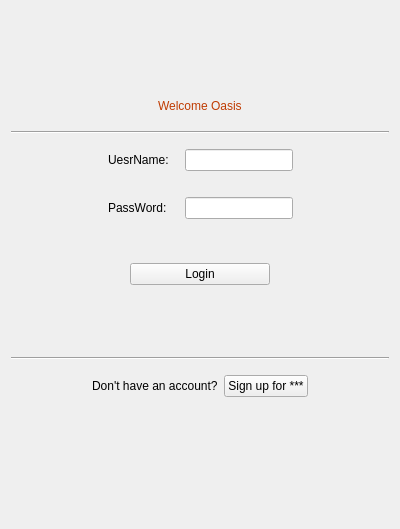
<?xml version="1.0" encoding="UTF-8"?>
<ui version="4.0">
 <class>LoginWindow</class>
 <widget class="QWidget" name="LoginWindow">
  <property name="geometry">
   <rect>
    <x>0</x>
    <y>0</y>
    <width>400</width>
    <height>529</height>
   </rect>
  </property>
  <property name="sizePolicy">
   <sizepolicy hsizetype="Preferred" vsizetype="Fixed">
    <horstretch>0</horstretch>
    <verstretch>0</verstretch>
   </sizepolicy>
  </property>
  <property name="windowTitle">
   <string>Form</string>
  </property>
  <layout class="QVBoxLayout" name="verticalLayout">
   <item>
    <spacer name="verticalSpacer">
     <property name="orientation">
      <enum>Qt::Vertical</enum>
     </property>
     <property name="sizeType">
      <enum>QSizePolicy::Preferred</enum>
     </property>
     <property name="sizeHint" stdset="0">
      <size>
       <width>20</width>
       <height>20</height>
      </size>
     </property>
    </spacer>
   </item>
   <item>
    <spacer name="verticalSpacer_3">
     <property name="orientation">
      <enum>Qt::Vertical</enum>
     </property>
     <property name="sizeHint" stdset="0">
      <size>
       <width>20</width>
       <height>40</height>
      </size>
     </property>
    </spacer>
   </item>
   <item>
    <widget class="QWidget" name="widget" native="true">
     <property name="sizePolicy">
      <sizepolicy hsizetype="Preferred" vsizetype="Minimum">
       <horstretch>0</horstretch>
       <verstretch>0</verstretch>
      </sizepolicy>
     </property>
     <layout class="QHBoxLayout" name="horizontalLayout">
      <item>
       <spacer name="horizontalSpacer">
        <property name="orientation">
         <enum>Qt::Horizontal</enum>
        </property>
        <property name="sizeHint" stdset="0">
         <size>
          <width>40</width>
          <height>20</height>
         </size>
        </property>
       </spacer>
      </item>
      <item>
       <widget class="QLabel" name="label_3">
        <property name="sizePolicy">
         <sizepolicy hsizetype="Preferred" vsizetype="Fixed">
          <horstretch>0</horstretch>
          <verstretch>0</verstretch>
         </sizepolicy>
        </property>
        <property name="styleSheet">
         <string notr="true">font: 57 15pt &quot;Ubuntu&quot;;
color: rgb(191, 60, 3);</string>
        </property>
        <property name="text">
         <string>Welcome Oasis</string>
        </property>
       </widget>
      </item>
      <item>
       <spacer name="horizontalSpacer_2">
        <property name="orientation">
         <enum>Qt::Horizontal</enum>
        </property>
        <property name="sizeHint" stdset="0">
         <size>
          <width>40</width>
          <height>20</height>
         </size>
        </property>
       </spacer>
      </item>
     </layout>
    </widget>
   </item>
   <item>
    <widget class="Line" name="line">
     <property name="orientation">
      <enum>Qt::Horizontal</enum>
     </property>
    </widget>
   </item>
   <item>
    <widget class="QWidget" name="widget_2" native="true">
     <property name="sizePolicy">
      <sizepolicy hsizetype="Preferred" vsizetype="Fixed">
       <horstretch>0</horstretch>
       <verstretch>0</verstretch>
      </sizepolicy>
     </property>
     <layout class="QGridLayout" name="gridLayout">
      <item row="3" column="3">
       <widget class="QLabel" name="PsWLabel_login_alert">
        <property name="styleSheet">
         <string notr="true">color: rgb(164, 0, 0);
font: 57 italic 11pt &quot;Ubuntu&quot;;</string>
        </property>
        <property name="text">
         <string/>
        </property>
       </widget>
      </item>
      <item row="0" column="4">
       <spacer name="horizontalSpacer_4">
        <property name="orientation">
         <enum>Qt::Horizontal</enum>
        </property>
        <property name="sizeHint" stdset="0">
         <size>
          <width>40</width>
          <height>20</height>
         </size>
        </property>
       </spacer>
      </item>
      <item row="0" column="2">
       <spacer name="horizontalSpacer_5">
        <property name="orientation">
         <enum>Qt::Horizontal</enum>
        </property>
        <property name="sizeType">
         <enum>QSizePolicy::Fixed</enum>
        </property>
        <property name="sizeHint" stdset="0">
         <size>
          <width>10</width>
          <height>20</height>
         </size>
        </property>
       </spacer>
      </item>
      <item row="0" column="3">
       <widget class="QLineEdit" name="UsNLine_login"/>
      </item>
      <item row="2" column="3">
       <widget class="QLineEdit" name="PsWLine_login">
        <property name="sizePolicy">
         <sizepolicy hsizetype="Expanding" vsizetype="Fixed">
          <horstretch>0</horstretch>
          <verstretch>10</verstretch>
         </sizepolicy>
        </property>
        <property name="echoMode">
         <enum>QLineEdit::Password</enum>
        </property>
       </widget>
      </item>
      <item row="1" column="3">
       <widget class="QLabel" name="UsNLabel_login_alert">
        <property name="sizePolicy">
         <sizepolicy hsizetype="Preferred" vsizetype="Fixed">
          <horstretch>0</horstretch>
          <verstretch>0</verstretch>
         </sizepolicy>
        </property>
        <property name="styleSheet">
         <string notr="true">color: rgb(164, 0, 0);
font: 57 italic 11pt &quot;Ubuntu&quot;;</string>
        </property>
        <property name="text">
         <string/>
        </property>
       </widget>
      </item>
      <item row="0" column="1">
       <widget class="QLabel" name="label">
        <property name="styleSheet">
         <string notr="true">font: 75 13pt &quot;Tlwg Typo&quot;;</string>
        </property>
        <property name="text">
         <string>UesrName:</string>
        </property>
       </widget>
      </item>
      <item row="2" column="1">
       <widget class="QLabel" name="label_2">
        <property name="styleSheet">
         <string notr="true">font: 75 13pt &quot;Tlwg Typo&quot;;</string>
        </property>
        <property name="text">
         <string>PassWord:</string>
        </property>
       </widget>
      </item>
      <item row="0" column="0">
       <spacer name="horizontalSpacer_3">
        <property name="orientation">
         <enum>Qt::Horizontal</enum>
        </property>
        <property name="sizeHint" stdset="0">
         <size>
          <width>40</width>
          <height>20</height>
         </size>
        </property>
       </spacer>
      </item>
     </layout>
    </widget>
   </item>
   <item>
    <widget class="QWidget" name="widget_4" native="true">
     <property name="sizePolicy">
      <sizepolicy hsizetype="Preferred" vsizetype="Fixed">
       <horstretch>0</horstretch>
       <verstretch>0</verstretch>
      </sizepolicy>
     </property>
     <layout class="QHBoxLayout" name="horizontalLayout_3">
      <item>
       <spacer name="horizontalSpacer_9">
        <property name="orientation">
         <enum>Qt::Horizontal</enum>
        </property>
        <property name="sizeType">
         <enum>QSizePolicy::Fixed</enum>
        </property>
        <property name="sizeHint" stdset="0">
         <size>
          <width>110</width>
          <height>20</height>
         </size>
        </property>
       </spacer>
      </item>
      <item>
       <widget class="QPushButton" name="LoginBtn_login">
        <property name="styleSheet">
         <string notr="true">font: 75 13pt &quot;Sans&quot;;</string>
        </property>
        <property name="text">
         <string>Login</string>
        </property>
       </widget>
      </item>
      <item>
       <spacer name="horizontalSpacer_10">
        <property name="orientation">
         <enum>Qt::Horizontal</enum>
        </property>
        <property name="sizeType">
         <enum>QSizePolicy::Fixed</enum>
        </property>
        <property name="sizeHint" stdset="0">
         <size>
          <width>110</width>
          <height>20</height>
         </size>
        </property>
       </spacer>
      </item>
     </layout>
    </widget>
   </item>
   <item>
    <spacer name="verticalSpacer_5">
     <property name="orientation">
      <enum>Qt::Vertical</enum>
     </property>
     <property name="sizeHint" stdset="0">
      <size>
       <width>20</width>
       <height>40</height>
      </size>
     </property>
    </spacer>
   </item>
   <item>
    <widget class="Line" name="line_2">
     <property name="orientation">
      <enum>Qt::Horizontal</enum>
     </property>
    </widget>
   </item>
   <item>
    <widget class="QWidget" name="widget_3" native="true">
     <property name="sizePolicy">
      <sizepolicy hsizetype="Preferred" vsizetype="Fixed">
       <horstretch>0</horstretch>
       <verstretch>0</verstretch>
      </sizepolicy>
     </property>
     <layout class="QHBoxLayout" name="horizontalLayout_2">
      <item>
       <spacer name="horizontalSpacer_6">
        <property name="orientation">
         <enum>Qt::Horizontal</enum>
        </property>
        <property name="sizeHint" stdset="0">
         <size>
          <width>40</width>
          <height>20</height>
         </size>
        </property>
       </spacer>
      </item>
      <item>
       <widget class="QLabel" name="label_6">
        <property name="styleSheet">
         <string notr="true">font: 75 13pt &quot;Ubuntu Mono&quot;;</string>
        </property>
        <property name="text">
         <string>Don't have an account?</string>
        </property>
       </widget>
      </item>
      <item>
       <widget class="QPushButton" name="SignUpBtn_login">
        <property name="styleSheet">
         <string notr="true">font: 75 13pt &quot;Sans&quot;;</string>
        </property>
        <property name="text">
         <string>Sign up for ***</string>
        </property>
       </widget>
      </item>
      <item>
       <spacer name="horizontalSpacer_7">
        <property name="orientation">
         <enum>Qt::Horizontal</enum>
        </property>
        <property name="sizeHint" stdset="0">
         <size>
          <width>40</width>
          <height>20</height>
         </size>
        </property>
       </spacer>
      </item>
     </layout>
    </widget>
   </item>
   <item>
    <spacer name="verticalSpacer_4">
     <property name="orientation">
      <enum>Qt::Vertical</enum>
     </property>
     <property name="sizeHint" stdset="0">
      <size>
       <width>20</width>
       <height>40</height>
      </size>
     </property>
    </spacer>
   </item>
   <item>
    <spacer name="verticalSpacer_2">
     <property name="orientation">
      <enum>Qt::Vertical</enum>
     </property>
     <property name="sizeHint" stdset="0">
      <size>
       <width>20</width>
       <height>40</height>
      </size>
     </property>
    </spacer>
   </item>
  </layout>
 </widget>
 <resources/>
 <connections/>
</ui>
